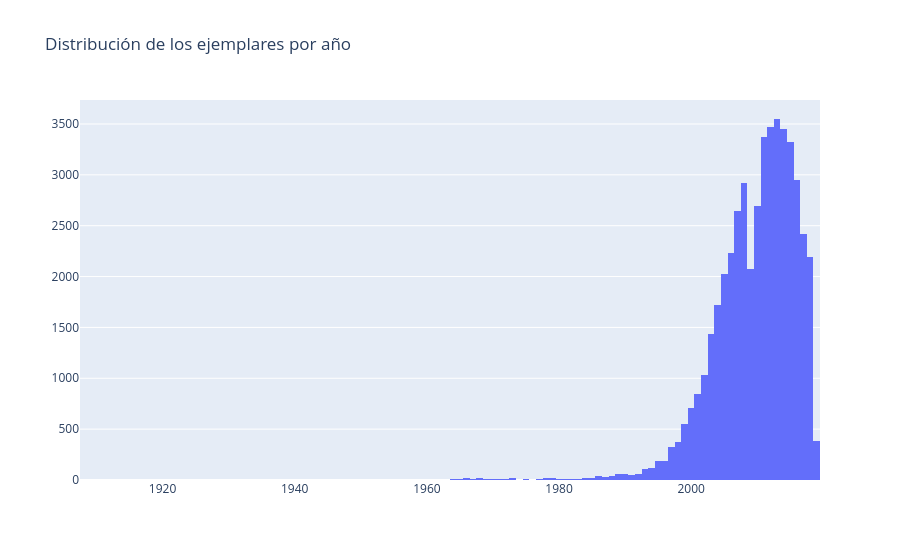

This figure's notebook cell:
### Code cell
#Inicia la visualizacion de datos

#creacion de histogramas
fig = go.Figure(data=[go.Histogram(x=df['model_year'])])
fig.update_layout(title_text='Distribución de los ejemplares por año')
fig.show()

### Figure 1 — Plotly figure (JSON) as saved in the notebook; plotly's stock layout.template omitted (floating-point values rounded to 4 significant figures; data arrays with more than 128 entries replaced by an {"elided": "..."} marker saying what was removed)
{"data": [{"type": "histogram", "x": {"elided": "51525 float values"}}], "layout": {"title": {"text": "Distribución de los ejemplares por año"}}}
